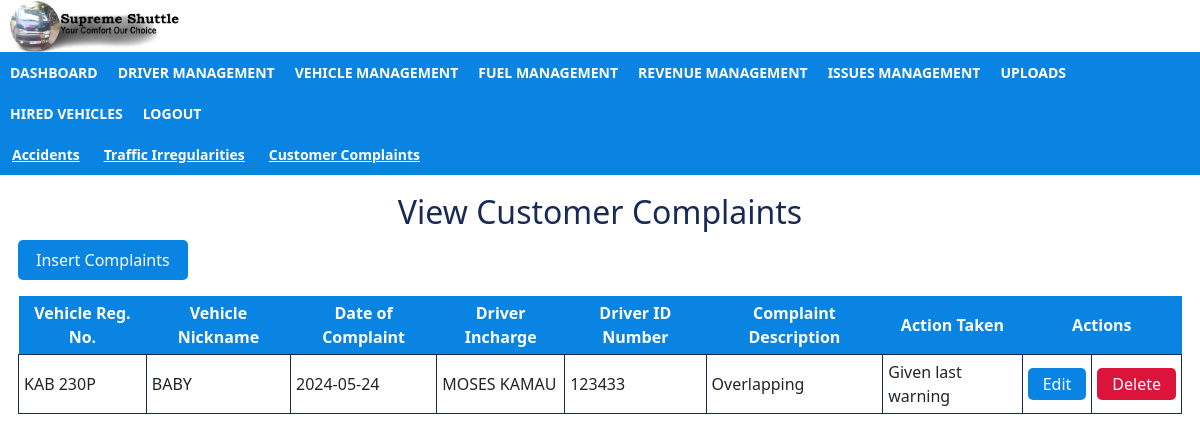
The app's page /view_complaints.php with its own data.
### tables this page shows
CREATE TABLE `complaints` (
  `id` int(10) NOT NULL,
  `vehicle_reg_no` varchar(100) NOT NULL,
  `nickname` varchar(100) NOT NULL,
  `date_of_complaint` date NOT NULL,
  `driver_incharge` varchar(100) NOT NULL,
  `id_number` int(100) NOT NULL,
  `complaint_description` varchar(100) NOT NULL,
  `action_taken` varchar(100) NOT NULL
);

### view_complaints.php (the view, shortened to what this page needs)
<!doctype html>
<html lang="en">
      <head>
        <link rel="stylesheet" href="/style.css">
        <link href="https://cdn.jsdelivr.net/npm/bootstrap@5.2.3/dist/css/bootstrap.min.css" rel="stylesheet">
      </head>
          <body>
                  <div class="header">
                      <a href="#.php"><img src="/images/supremeshuttlelogo.png"></a>
                  </div>
                  <div class="topnav" id="myTopnav">
                      <a href="dashboard_admin.php"> DASHBOARD</a>
                      <a href="view_driver.php">DRIVER MANAGEMENT</a>
                      <a href="view_vehicle.php">VEHICLE MANAGEMENT</a>
                      <a href="view_fuel.php"> FUEL MANAGEMENT</a>
                      <a href="view_revenue.php">REVENUE MANAGEMENT</a>
                      <a href="view_issues.php">ISSUES MANAGEMENT</a>
                      <a href="upload_form.php">UPLOADS</a>
                      <a href="view_hired_vehicles.php"> HIRED VEHICLES</a>
                      <a href="index.php">LOGOUT</a>
                  </div>
                  <div class="secnav">
                      <a href="view_issues.php">Accidents</a>
                      <a href="view_traffic_irregularity.php">Traffic Irregularities </a>
                      <a href="view_complaints.php">Customer Complaints</a>
                  </div>
                    <?php
                        include 'config.php';
                        $select="SELECT*FROM complaints";
                        $select_q=mysqli_query($con,$select);
                        $data=mysqli_num_rows($select_q);
                    ?>
                    <div class="table">
                          <h2>View Customer Complaints </h2>
                          <p><a href="insert_complaints.php">Insert Complaints </a></p>
                            <table>
                                    <tr>
                                        <th>Vehicle Reg. No.</th>
                                        <th>Vehicle Nickname</th>
                                        <th>Date of Complaint</th>
                                        <th>Driver Incharge</th>
                                        <th>Driver ID Number</th>
                                        <th>Complaint Description</th>
                                        <th>Action Taken</th>
                                        <th colspan="2">Actions </th>
                                    </tr>
                                    <?php
                                      if($data){
                                          while ($row=mysqli_fetch_array($select_q)){
                                    ?>
                                    <tr>
                                        <td><?php echo $row['vehicle_reg_no'] ?></td>
                                        <td><?php echo $row['nickname'] ?></td>
                                        <td><?php echo $row['date_of_complaint'] ?></td>
                                        <td><?php echo $row['driver_incharge'] ?></td>
                                        <td><?php echo $row['id_number'] ?></td>
                                        <td><?php echo $row['complaint_description'] ?></td>
                                        <td><?php echo $row['action_taken'] ?></td>
                                        <td><a href="edit_complaints.php?id=<?php echo $row['id'] ?> " style="background-color: #0984e3;color: white; padding: 5px 15px; text-align: center; text-decoration: none; border-radius: 5px;"; >Edit</td>
                                        <td><a onclick="return confirm('Are you sure you want to delete?')" href="delete_complaints.php?id=<?php echo $row['id'] ?>" style="background-color:crimson;color: white; padding: 5px 15px; text-align: center; text-decoration: none; border-radius: 5px;"; >Delete</td>
                                    </tr>
                                    <?php
                                            }
                                        }
                                        else
                                        {
                                      ?>
                                          <script type="text/javascript">
                                              alert("No record found!!!");
                                          </script>
                                      <?php
                                        }
                                      ?>
                            </table>
                    </div>
          </body>
</html>

### style.css (style rules this page uses)
* { box-sizing: border-box; }
body { background-color:lightgrey; margin:0; padding: 0; }
.header img { padding: 0px 0px; display:inline-block; padding-left: 10px; margin-left: auto; margin-right: auto; width: 15%; }
.topnav { overflow:hidden; background-color:#0984e3; position:static; top: 0px; width: 100%; }
.topnav a { float: left; display: block; color: white; text-align: center; padding: 10px 10px; text-decoration: none; font-size: 14px; font-weight:bolder; }
.secnav { overflow:hidden; background-color:#0984e3; position:static; top: 0px; width: 100%; }
.secnav a { float: left; display: block; color: white; text-align: center; padding: 10px 12px; text-decoration:underline; font-size: 14px; font-weight:bold; }
img { display: block; margin-left: auto; margin-right: auto; }
body { background-color:lightgrey; }
.table { padding: 18px; }
.table th { padding: 5px; text-align: center; background-color:#0984e3; color: white; }
.table h2 { color: #192a56 ; text-align: center; }
.table td, tr { border: solid #192a56 1px; padding: 5px; }
p a { background-color:#0984e3; color: white; padding: 8px 18px; text-align: center; text-decoration: none; display: inline-block; border-radius: 5px; }

### records on screen
complaints: vehicle_reg_no "KAB 230P", nickname "BABY", date_of_complaint "2024-05-24", driver_incharge "MOSES KAMAU", id_number "123433", complaint_description "Overlapping", action_taken "Given last warning"
